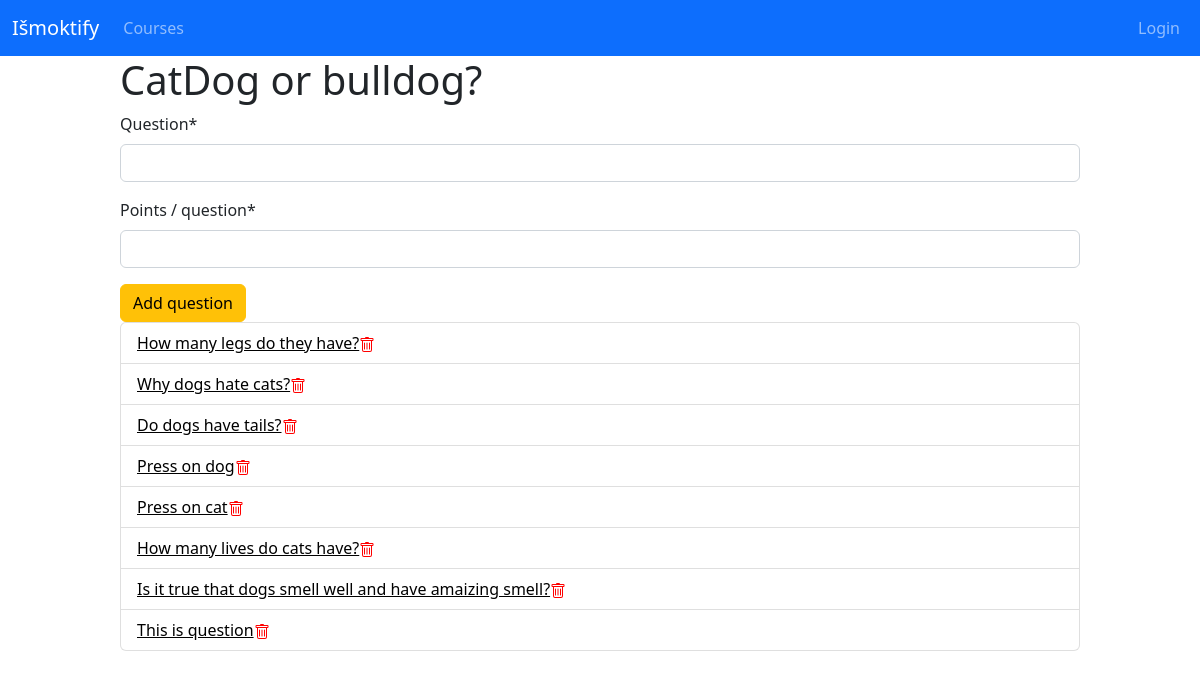
The page /new_test/1 on the database its author committed.
### ismoktify/models.py (models this page shows, shortened)
class Test(models.Model):
    course = models.ForeignKey(
        Course, on_delete=models.CASCADE, blank=True)
    title = models.CharField(max_length=180)
    number_of_easy_questions = models.IntegerField()
    number_of_medium_questions = models.IntegerField()
    number_of_hard_questions = models.IntegerField()

class Question(models.Model):
    test = models.ForeignKey(
        Test, on_delete=models.CASCADE, blank=True, null=True)
    content = models.CharField(max_length=180)
    weight = models.IntegerField()

### ismoktify/views.py (the view, shortened to what this page needs)
# urls.py: path('new_test/<int:pk>', TestDetailView.as_view(), name='test_detail'),
class TestDetailView(FormMixin, DetailView):
    model = Test
    template_name = 'ismoktify/test_detail.html'
    form_class = QuestionForm

### ismoktify/forms.py
class QuestionForm(forms.ModelForm):
    class Meta:
        model = Question
        fields = ['test', 'content', 'weight']
        labels = {
            'content': 'Question',
            'weight': 'Points / question'
        }
        widgets = {'test': forms.HiddenInput()}

### ismoktify/templatetags/ismoktify_extras.py (called while the page is built)
@register.filter(name='has_group')
def has_group(user, group_name):
    group = Group.objects.get(name=group_name)
    return True if group in user.groups.all() else False

### ismoktify/templates/ismoktify/test_detail.html (shortened to what this page needs)
{% extends 'ismoktify/base.html' %}
{% load crispy_forms_tags %}
{% block content %}
<div style="width: 80vw; margin: 0 auto">
    <h1>{{test.title}}</h1>
    <form action="" method="POST">
        {{form|crispy}}
        <button type="submit" class="btn btn-warning submit-button">
            Add question
        </button>
        </form>
    <ol class="list-group">
    {% for question in test.question_set.all %}
        <li class="list-group-item"><a style="color:black" href="{% url 'ismoktify:question_detail' question.id %}">{{question.content}}<a><a style="color:red" href="{% url 'ismoktify:question_delete' question.id %}"></a></li>
    {% endfor %}
</div>
{% endblock %}

### rows shown on the page
Test: title "CatDog or bulldog?"
Question: content "How many legs do they have?"
Question: content "Why dogs hate cats?"
Question: content "Do dogs have tails?"
Question: content "Press on dog"
Question: content "Press on cat"
Question: content "How many lives do cats have?"
Question: content "Is it true that dogs smell well and have amaizing smell?"
Question: content "This is question"
